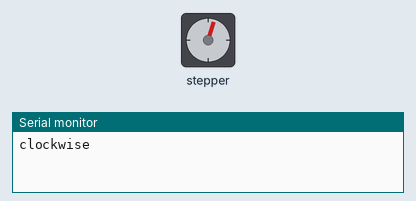
A sketch run on a simulated Arduino Uno, built with avr-gcc and run on an emulated ATmega328P. Parts: stepper motor, the last lines printed to the serial monitor. Stepper angles assume 20 steps per turn.

Above: at 0.1 s.
At 9.1 s:
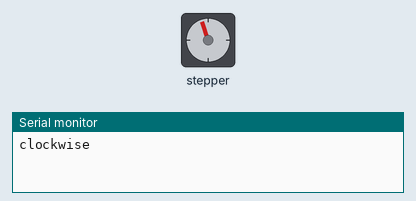
At 18.1 s:
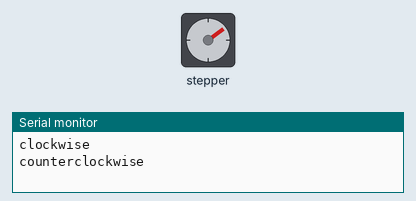
At 38.6 s:
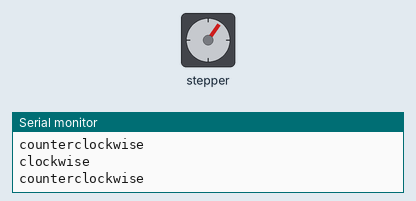
Timing chart, 0 to 40.0 s (numbered marks = the images above):
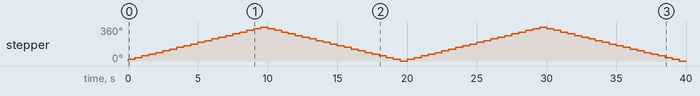

The sketch:

stepper_revolution.ino
```cpp
/*
 Stepper Motor Control - one revolution

 This program drives a unipolar or bipolar stepper motor.
 The motor is attached to digital pins 8 - 11 of the Arduino.

 The motor should revolve one revolution in one direction, then
 one revolution in the other direction.


 Created 11 Mar. 2007
 Modified 30 Nov. 2009
 by Tom Igoe

 */

#include <Stepper.h>

const int stepsPerRevolution = 20;  // change this to fit the number of steps per revolution
// for your motor

// initialize the stepper library on pins 8 through 11:
Stepper myStepper(stepsPerRevolution, 5,6,7,8);

void setup() {
  // set the speed at 60 rpm:
  myStepper.setSpeed(6);
  // initialize the serial port:
  Serial.begin(9600);
}

void loop() {
  // step one revolution  in one direction:
  Serial.println("clockwise");
  myStepper.step(stepsPerRevolution);
  //delay(500);

  // step one revolution in the other direction:
  Serial.println("counterclockwise");
  myStepper.step(-stepsPerRevolution);
  //delay(500);
}
```
